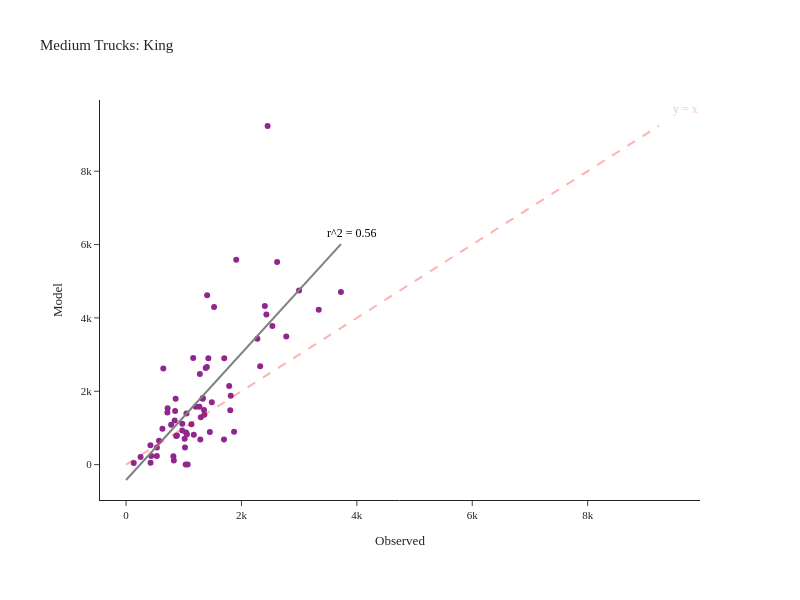

The cell this chart's notebook holds for it:
### Code cell
fig = create_truck_chart(df_daily_med, 'Medium', 'King')
fig.show()
